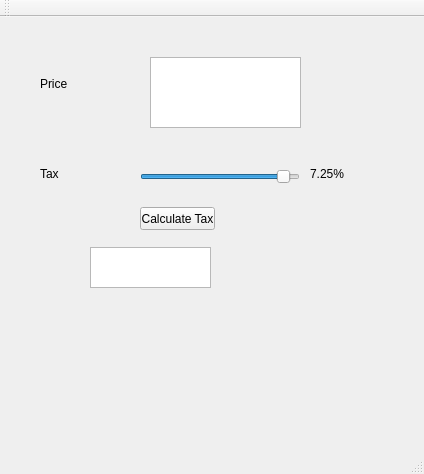
<?xml version="1.0" encoding="UTF-8"?>
<ui version="4.0">
 <class>MainWindow</class>
 <widget class="QMainWindow" name="MainWindow">
  <property name="geometry">
   <rect>
    <x>0</x>
    <y>0</y>
    <width>424</width>
    <height>474</height>
   </rect>
  </property>
  <property name="windowTitle">
   <string>MainWindow</string>
  </property>
  <widget class="QWidget" name="centralWidget">
   <widget class="QTextEdit" name="price_editor">
    <property name="geometry">
     <rect>
      <x>150</x>
      <y>40</y>
      <width>151</width>
      <height>71</height>
     </rect>
    </property>
   </widget>
   <widget class="QLabel" name="price_label">
    <property name="geometry">
     <rect>
      <x>40</x>
      <y>60</y>
      <width>47</width>
      <height>13</height>
     </rect>
    </property>
    <property name="text">
     <string>Price</string>
    </property>
   </widget>
   <widget class="QSlider" name="tax_slider">
    <property name="geometry">
     <rect>
      <x>140</x>
      <y>150</y>
      <width>160</width>
      <height>19</height>
     </rect>
    </property>
    <property name="maximum">
     <number>775</number>
    </property>
    <property name="singleStep">
     <number>25</number>
    </property>
    <property name="value">
     <number>725</number>
    </property>
    <property name="orientation">
     <enum>Qt::Horizontal</enum>
    </property>
    <property name="tickPosition">
     <enum>QSlider::NoTicks</enum>
    </property>
   </widget>
   <widget class="QLabel" name="tax_value">
    <property name="geometry">
     <rect>
      <x>310</x>
      <y>150</y>
      <width>47</width>
      <height>13</height>
     </rect>
    </property>
    <property name="text">
     <string>7.25%</string>
    </property>
   </widget>
   <widget class="QLabel" name="tax_label">
    <property name="geometry">
     <rect>
      <x>40</x>
      <y>150</y>
      <width>47</width>
      <height>13</height>
     </rect>
    </property>
    <property name="text">
     <string>Tax</string>
    </property>
   </widget>
   <widget class="QPushButton" name="calc_button">
    <property name="geometry">
     <rect>
      <x>140</x>
      <y>190</y>
      <width>75</width>
      <height>23</height>
     </rect>
    </property>
    <property name="text">
     <string>Calculate Tax</string>
    </property>
   </widget>
   <widget class="QTextBrowser" name="tax_result_browser">
    <property name="geometry">
     <rect>
      <x>90</x>
      <y>230</y>
      <width>121</width>
      <height>41</height>
     </rect>
    </property>
   </widget>
  </widget>
  <widget class="QMenuBar" name="menuBar">
   <property name="geometry">
    <rect>
     <x>0</x>
     <y>0</y>
     <width>424</width>
     <height>21</height>
    </rect>
   </property>
  </widget>
  <widget class="QToolBar" name="mainToolBar">
   <attribute name="toolBarArea">
    <enum>TopToolBarArea</enum>
   </attribute>
   <attribute name="toolBarBreak">
    <bool>false</bool>
   </attribute>
  </widget>
  <widget class="QStatusBar" name="statusBar"/>
 </widget>
 <layoutdefault spacing="6" margin="11"/>
 <resources/>
 <connections/>
</ui>
